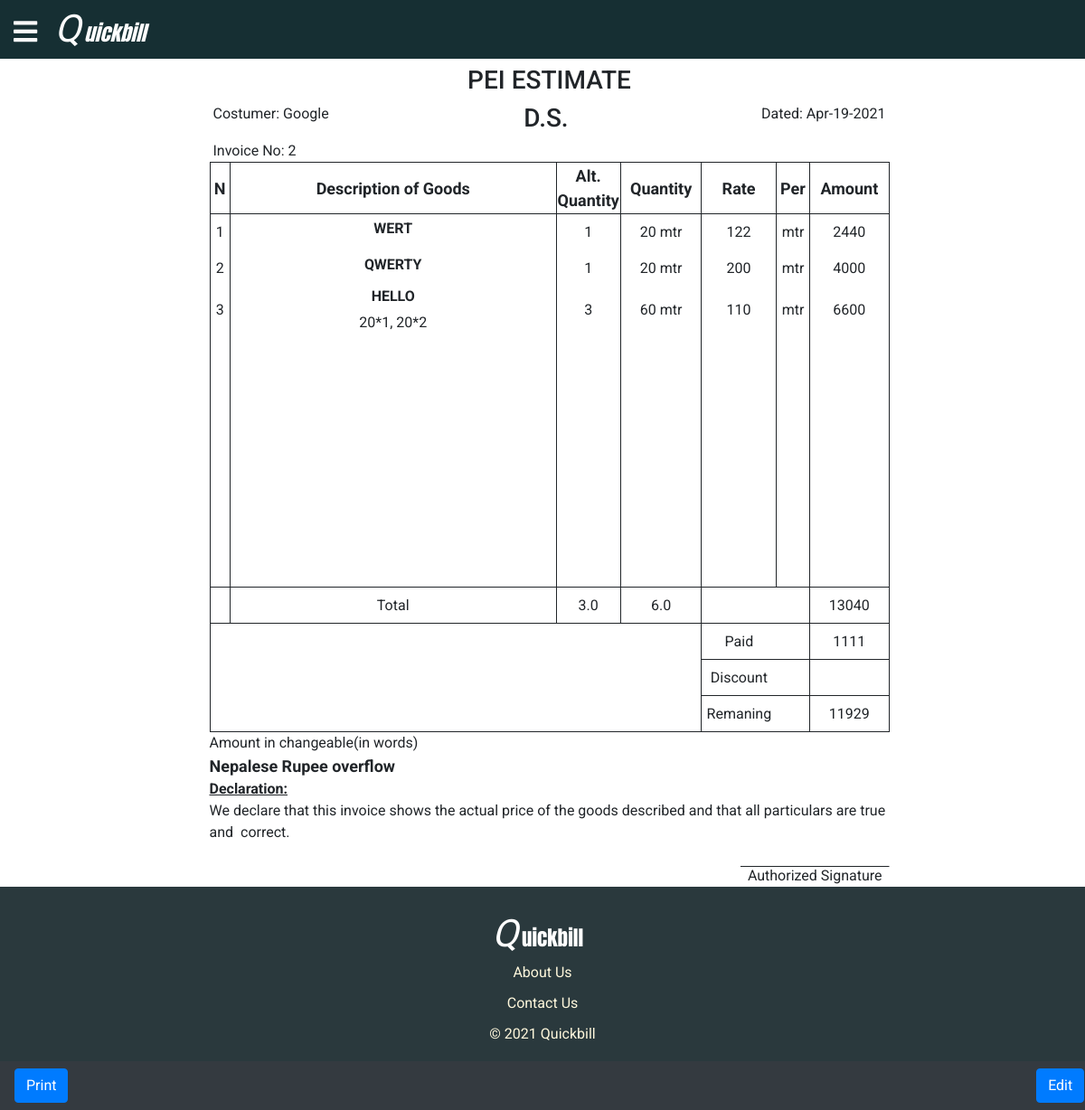
/2/purchase (signed in), run on the app's committed database.
### Quickbill/invoice/models.py (models this page shows, shortened)
class PurchaseInvoice(db.Model):
    __tablename__ = 'purchase_invoice'
    admin = db.relationship(User)
    id = db.Column(db.Integer, primary_key=True)
    admin_id=db.Column(db.Integer,db.ForeignKey('admin.id'),nullable=False)
    date = db.Column(db.DateTime, nullable=False, default=datetime.date.today())
    name = db.Column(db.Text, nullable=False)
    total_amount = db.Column(db.Integer, default=0)
    paid_amount = db.Column(db.Integer)
    remaning_amount = db.Column(db.Integer,default=0)

class Purchase(db.Model):
    __tablename__='purchase'
    invoice = db.relationship(PurchaseInvoice)
    id = db.Column(db.Integer,primary_key=True)
    invoice_id=db.Column(db.Integer, db.ForeignKey('purchase_invoice.id'), nullable=False)
    item = db.Column(db.String,nullable = False)
    description = db.Column(db.String, nullable = False)
    alternate_quantity = db.Column(db.String, nullable = False)
    quantity = db.Column(db.String,nullable = False)
    rate = db.Column(db.String,nullable = False)
    per = db.Column(db.String, nullable = False)
    amount = db.Column(db.String,nullable = False)

### Quickbill/invoice/application/views.py (the view)
@application.route('/<int:id>/purchase', methods=["GET", "POST"])
@login_required
def pvoucher_id(id):
    return purchasevoucher(last_entry=PurchaseInvoice.query.filter_by(id=id).first())

### Quickbill/invoice/models.py (called while the page is built)
@login_manager.user_loader
def load_user(user_id):
    return User.query.get(user_id)

### Quickbill/invoice/templates/sales/invoice.html (shortened to what this page needs)
{% extends 'appbase.html' %}
{% block content %}
<link rel="stylesheet" href="https://cdnjs.cloudflare.com/ajax/libs/paper-css/0.3.0/paper.css">
{% for tab in tabs %}
<div class="A5" style="background-color: white;">
    <div>
        <h3 style="text-align: center;">PEI ESTIMATE {{date}}</h3>
        <div class="row">
            <p class='col-4' style="text-align: left;"> &nbsp;Costumer: {{last_entry.name}}</p>
            <h3 class='col-4' style="text-align: center;"> D.S.&nbsp;</h3>
            <p class='col-4' style="text-align: right;"> Dated: {{last_entry.date.strftime("%b-%d-%Y")}}&nbsp;</p>
        </div>
        <div style="text-align: left;"> &nbsp;Invoice No: {{last_entry.id}}</div>
    </div>
    <div>
        <table>
            <thead>
                <tr style="font-size:18px">
                    <th class="text-center">N</th>
                    <th class="text-center">Description of Goods</th>
                    <th class="text-center">Alt. Quantity</th>
                    <th class="text-center">Quantity</th>
                    <th class="text-center">Rate</th>
                    <th class="text-center">Per</th>
                    <th class="text-center">Amount</th>
                </tr>
            </thead>
            <tbody>
                {% for i in range(tab * 10,(tab + 1) * 10) %}
                {%  if i > item_len|length -1 %}
                <tr style='border-bottom: solid 0 px; border-top:solid 0px '>
                    <td class="text-center">&nbsp;</td>
                    <td class="text-center">&nbsp;</td>
                    <td class="text-center">&nbsp;</td>
                    <td class="text-center">&nbsp;</td>
                    <td class="text-center">&nbsp;</td>
                    <td class="text-center">&nbsp;</td>
                    <td class="text-center">&nbsp;</td>
                </tr>
                {% else %}
                <tr style="border-bottom: solid 0px;">
                    <td class="text-center" style='width:3%'>{{i+1}}</td>
                    <td class="text-center">
                        <h6 style="font-weight: bold;">{{sales[i].item.upper()}}</h6>
                        {% if ',' in sales[i].description %}
                        <div>{{sales[i].description}}</div>
                        {% endif %}
                    </td>
                    <td class="text-center" style='width:8%'>{{sales[i].alternate_quantity}}</td>
                    <td class="text-center" style='width:12%'>{{sales[i].quantity}} {{sales[i].per}}</td>
                    <td class="text-center" style='width:11%'>{{sales[i].rate}}</td>
                    <td class="text-center" style='width:5%'>{{sales[i].per}}</td>
                    <td class="text-center" style='width:12%'>{{sales[i].amount}}</td>
                </tr>
                {% endif %}
                {% endfor %}
                {% if tab != tabs[-1] %}
                {% for i in range(2) %}
                <tr style='border-bottom: solid 0 px; border-top:solid 0px '>
                    <td class="text-center">&nbsp;</td>
                    <td class="text-center">&nbsp;</td>
                    <td class="text-center">&nbsp;</td>
                    <td class="text-center">&nbsp;</td>
                    <td class="text-center">&nbsp;</td>
                    <td class="text-center">&nbsp;</td>
                    <td class="text-center">&nbsp;</td>
                </tr>
                {% endfor %}
                {% else %}
                <tr style="border-top: solid 1px;" class='tfoot'>
                    <td style='width:3%'></td>
                    <td class="text-center" style='width:49%'>Total</td>
                    <td class="text-center" style='width:8.3%'>{{total_alternate_quantity}}</td>
                    <td class="text-center" style='width:12%'>{{total_quantity}}</td>
                    <td class="text-center" style='width:11%'></td>
                    <td class="text-center" style="border-left: solid 0px;" style='width:5%'></td>
                    <td id='total_amount' class="text-center" style='width:12%'>
                        {{last_entry.total_amount }}</td>
                </tr>
                <tr style="border-top: solid 1px;" class='tfoot'>
                    <td></td>
                    <td class="text-center" style="border-left: solid 0px;"></td>
                    <td class="text-center" style="border-left: solid 0px;"></td>
                    <td class="text-center" style="border-left: solid 0px;"></td>
                    <td class="text-center" style="border-left: solid 1px; border-top: solid 1px;">Paid</td>
                    <td class="text-center" style="border-left: solid 0px;; border-top: solid 1px;"></td>
                    <td class="text-center" style="border-top: solid 1px;">{{last_entry.paid_amount}}</td>
                </tr>
                <tr style="border-top: solid 0px;" class='tfoot'>
                    <td></td>
                    <td class="text-center" style="border-left: solid 0px ;"></td>
                    <td class="text-center" style="border-left: solid 0px;"></td>
                    <td class="text-center" style="border-left: solid 0px;"></td>
                    <td class="text-center" style="border-left: solid 1px; border-top: solid 1px;">Discount</td>
                    <td class="text-center" style="border-left: solid 0px;; border-top: solid 1px;"></td>
                    <td class="text-center" style="border-top: solid 1px;">{{last_entry.discount}}</td>
                </tr>
                <tr style="border-top: solid 0px;" class='tfoot'>
                    <td></td>
                    <td class="text-center" style="border-left: solid 0px;"></td>
                    <td class="text-center" style="border-left: solid 0px;"></td>
                    <td class="text-center" style="border-left: solid 0px;"></td>
                    <td class="text-center" style="border-left: solid 1px; border-top: solid 1px;">Remaning</td>
                    <td class="text-center" style="border-left: solid 0px;; border-top: solid 1px;"></td>
                    <td class="text-center" style="border-top: solid 1px;">
                        {{last_entry.total_amount - last_entry.paid_amount - discount}}</td>
                </tr>
                {% endif %}
            </tbody>
        </table>
        {% if tab == tabs[-1] %}
        <div>
            <div>Amount in changeable(in words)</div>
            <div id="words" style='font-size:18px; font-weight: bold;'></div>
        </div>
        {% endif %}
        <div>
            <div style="font-weight: bold;"><u>Declaration:</u></div>
            <div>We declare that this invoice shows the actual price of the goods described and that
                all particulars are true and &nbsp;correct.</div>
        </div>
        <div style="text-align: right;text-decoration: overline;"><br>&nbsp; Authorized Signature &nbsp; </div>
    </div>
</div>
{% endfor %}
<footer>
    <nav class="navbar fixed-bottom navbar-expand-sm navbar-dark bg-dark">
        <button class="btn btn-primary" onclick=window.print()>Print</button>
        <div class="col-11"></div>
        {% if 'Purchase' in title %}
        <a href="{{ url_for('application.pupdate',id=last_entry.id) }}"><button
                class="btn btn-primary">Edit</button></a>
        {% else %}
        <a href="{{ url_for('application.update',id=last_entry.id) }}"><button class="btn btn-primary">Edit</button></a>
        {% endif %}
    </nav>
</footer>
{% endblock %}

### Quickbill/invoice/static/css/style.css (style rules this page uses)
body { font-family: Roboto, "arial"; margin: 0; }
html { margin: 0; padding: 0; }

### Quickbill/invoice/templates/sales/invoice.html (style rules this page uses)
@media screen { .A5 { margin-left: 18%; margin-right: 18%; border: solid 0px; height: 10%; } }
@media screen { table { border: solid 1px; width: 100% } }
@media screen { tbody tr { height: 40px; min-height: 40px } }
@media screen { td { border-left: solid 1px; } }
@media screen { th { border: solid 1px; } }

### data on the page
PurchaseInvoice: name "Google", date "Apr-19-2021", id "2", total_amount "13040", paid_amount "1111", last_entry.total_amount-last_entry.paid_amount-discount "11929"
Purchase: item "WERT", alternate_quantity "1", quantity "20", per "mtr", rate "122", per "mtr", amount "2440"
Purchase: item "QWERTY", alternate_quantity "1", quantity "20", per "mtr", rate "200", per "mtr", amount "4000"
Purchase: item "HELLO", description "20*1, 20*2", alternate_quantity "3", quantity "60", per "mtr", rate "110", per "mtr", amount "6600"

### other printed values
{{ i+1 }} "1" "2" "3"
{{ total_alternate_quantity }} "3.0"
{{ total_quantity }} "6.0"
